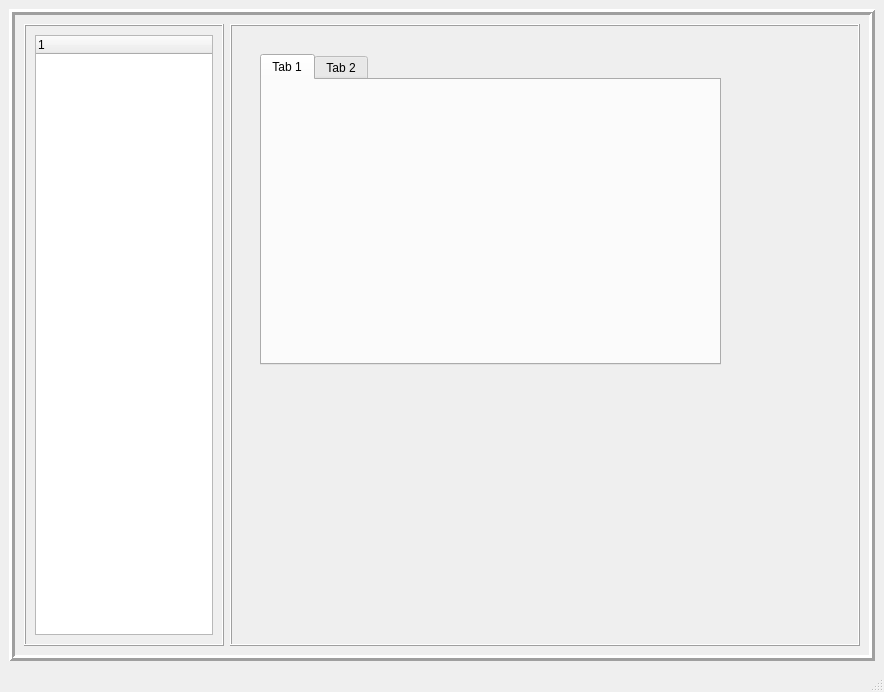
<?xml version="1.0" encoding="UTF-8"?>
<ui version="4.0">
 <class>MainWindow</class>
 <widget class="QMainWindow" name="MainWindow">
  <property name="geometry">
   <rect>
    <x>0</x>
    <y>0</y>
    <width>884</width>
    <height>692</height>
   </rect>
  </property>
  <property name="windowTitle">
   <string>MainWindow</string>
  </property>
  <widget class="QWidget" name="centralwidget">
   <layout class="QHBoxLayout" name="horizontalLayout">
    <item>
     <widget class="QFrame" name="frame">
      <property name="frameShape">
       <enum>QFrame::Box</enum>
      </property>
      <property name="frameShadow">
       <enum>QFrame::Raised</enum>
      </property>
      <property name="lineWidth">
       <number>3</number>
      </property>
      <layout class="QHBoxLayout" name="horizontalLayout_2">
       <item>
        <widget class="QFrame" name="frame_2">
         <property name="sizePolicy">
          <sizepolicy hsizetype="Fixed" vsizetype="Preferred">
           <horstretch>0</horstretch>
           <verstretch>0</verstretch>
          </sizepolicy>
         </property>
         <property name="maximumSize">
          <size>
           <width>200</width>
           <height>16777215</height>
          </size>
         </property>
         <property name="frameShape">
          <enum>QFrame::Box</enum>
         </property>
         <property name="frameShadow">
          <enum>QFrame::Raised</enum>
         </property>
         <layout class="QHBoxLayout" name="horizontalLayout_3">
          <item>
           <widget class="QTreeWidget" name="treeWidget">
            <column>
             <property name="text">
              <string notr="true">1</string>
             </property>
            </column>
           </widget>
          </item>
         </layout>
        </widget>
       </item>
       <item>
        <widget class="QFrame" name="frame_3">
         <property name="frameShape">
          <enum>QFrame::Box</enum>
         </property>
         <property name="frameShadow">
          <enum>QFrame::Raised</enum>
         </property>
         <widget class="QTabWidget" name="tabWidget">
          <property name="geometry">
           <rect>
            <x>30</x>
            <y>30</y>
            <width>461</width>
            <height>311</height>
           </rect>
          </property>
          <widget class="QWidget" name="tab">
           <attribute name="title">
            <string>Tab 1</string>
           </attribute>
          </widget>
          <widget class="QWidget" name="tab_2">
           <attribute name="title">
            <string>Tab 2</string>
           </attribute>
          </widget>
         </widget>
        </widget>
       </item>
      </layout>
     </widget>
    </item>
   </layout>
  </widget>
  <widget class="QMenuBar" name="menubar">
   <property name="geometry">
    <rect>
     <x>0</x>
     <y>0</y>
     <width>884</width>
     <height>22</height>
    </rect>
   </property>
  </widget>
  <widget class="QStatusBar" name="statusbar"/>
 </widget>
 <resources/>
 <connections/>
</ui>
